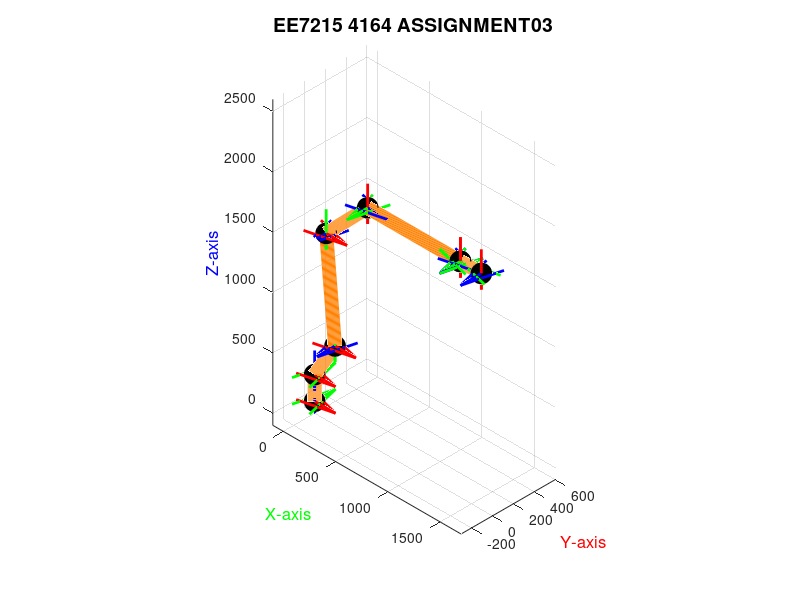

Write the MATLAB code that produced this figure. (Note: this script raises an error after producing the figure.)
%% E7215/EC7215: Robotics and Automation 
%%Assignment #3: DH Conventions
% EG/2020/4164
%Q2:
% Clear workspace and figure
clear; clc; close all;


% Initialize joint angles (in radians)
theta1 = deg2rad(0);
theta2 = deg2rad(0);
theta3 = deg2rad(0);
theta4 = deg2rad(0);
theta5 = deg2rad(0);
theta6 = deg2rad(0);

%% Define relative Homogeneous Transformation Matrices for Each Joint
HTMbase_1 = [1 0 0 0; 0 1 0 0; 0 0 1 220; 0 0 0 1;];

% Existing matrices 
HTM_12 = [cos(theta1) 0  sin(theta1)  0.320e3*cos(theta1) + 0.125e3*sin(theta1);
          sin(theta1) 0 -cos(theta1)  0.320e3*sin(theta1) - 0.125e3*cos(theta1);
          0          1  0             460;
          0          0  0             1];

HTM_23 = [cos(theta2) -sin(theta2) 0  -0.975e3*sin(theta2);
          sin(theta2)  cos(theta2) 0   0.975e3*cos(theta2);
          0            0           1   85;
          0            0           0   1];

HTM_34 = [-sin(theta3) 0 cos(theta3)  0.187e3*cos(theta3) - 0.200e3*sin(theta3);
           cos(theta3) 0 sin(theta3)  0.187e3*sin(theta3) + 0.200e3*cos(theta3);
           0           1 0           -210;
           0           0 0            1];


d4 = 887;  % mm ( DH row for joint 4)
HTM_45 = [cos(theta4)  0  -sin(theta4)  0;
          sin(theta4)  0   cos(theta4)  0;
          0           -1   0            d4;
          0            0   0            1];

% Joint 5 DH row: a5=0, d5=0, alpha5=+90
HTM_56 = [cos(theta5)  0  sin(theta5)  0;
          sin(theta5)  0 -cos(theta5)  0;
          0            1  0            0;
          0            0  0            1];

% Joint 6 DH row: a6=0, d6=200, alpha6 = -90  
d6 = 200;
HTM_6E = [cos(theta6)  0  -sin(theta6)  0;
          sin(theta6)  0   cos(theta6)  0;
          0           -1   0            d6;
          0            0   0            1];

% Store each joint's transformation in a cell array.
T_cell = {HTMbase_1, HTM_12, HTM_23, HTM_34, HTM_45, HTM_56, HTM_6E};
%% ComputATION O Cumulative Transformation and Extract Joint Positions
numJoints = length(T_cell);
T_total = eye(4);
positions = zeros(numJoints+1, 3); 
T_all = cell(numJoints+1, 1);
T_all{1} = T_total;
positions(1,:) = T_total(1:3,4)';

for i = 1:numJoints
    T_total = T_total * T_cell{i};
    T_all{i+1} = T_total;
    positions(i+1,:) = T_total(1:3,4)';
end

%% Plot the Robot Arm
figure;
hold on;
nPoints = 100;  
arrowScale = 200; 

% Plot each link as a smooth line (orange color)
for i = 1:size(positions,1)-1
    x_line = linspace(positions(i,1), positions(i+1,1), nPoints);
    y_line = linspace(positions(i,2), positions(i+1,2), nPoints);
    z_line = linspace(positions(i,3), positions(i+1,3), nPoints);
    plot3(x_line, y_line, z_line, 'Color', [1, 0.5, 0], 'LineWidth', 10);
end

% Plot joint positions (black circles)
plot3(positions(:,1), positions(:,2), positions(:,3), 'ko', 'MarkerSize', 15, 'MarkerFaceColor', 'k');

% Visualize joint orientations using arrows and axis colors
for i = 1:length(T_all)
    T_current = T_all{i};
    origin = T_current(1:3,4);
    x_axis = T_current(1:3,1);
    y_axis = T_current(1:3,2);
    z_axis = T_current(1:3,3);
    
    % Plot arrows for x (red), y (green), and z (blue) axes
    quiver3(origin(1), origin(2), origin(3), arrowScale*x_axis(1), arrowScale*x_axis(2), arrowScale*x_axis(3), 0, 'r', 'LineWidth', 2, 'MaxHeadSize', 1);
    quiver3(origin(1), origin(2), origin(3), arrowScale*y_axis(1), arrowScale*y_axis(2), arrowScale*y_axis(3), 0, 'g', 'LineWidth', 2, 'MaxHeadSize', 1);
    quiver3(origin(1), origin(2), origin(3), arrowScale*z_axis(1), arrowScale*z_axis(2), arrowScale*z_axis(3), 0, 'b', 'LineWidth', 2, 'MaxHeadSize', 1);
end

%% Formatting the Plot
xlim([-100 1700]);
ylim([-300 600]);
zlim([-100 2600]);

xlabel('X-axis','Color','g','FontSize',12);
ylabel('Y-axis','Color','r','FontSize',12);
zlabel('Z-axis','Color','b','FontSize',12);
title('EE7215 4164 ASSIGNMENT03','FontSize',14,'FontWeight','bold');
axis equal;
grid on;

% --- Isometric view settings ---
view(3);            % ensure 3D view
view(45, 35.264);   % true isometric angles
camproj('orthographic');  % remove perspective distortion (typical for isometric)
axis vis3d;         % keep aspect ratio fixed during rotation/zoom
hold off;
